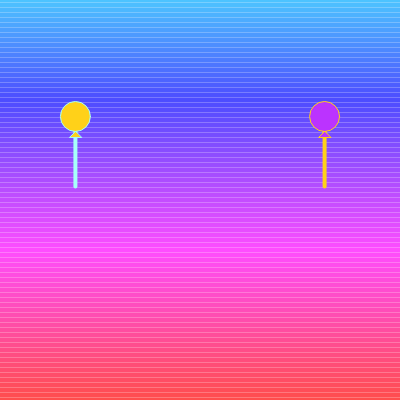
Frame 1 (no input)
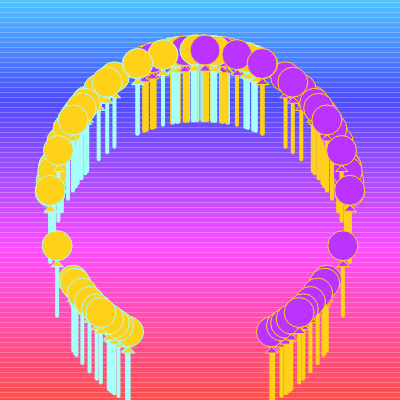
Frame 60 (no input)
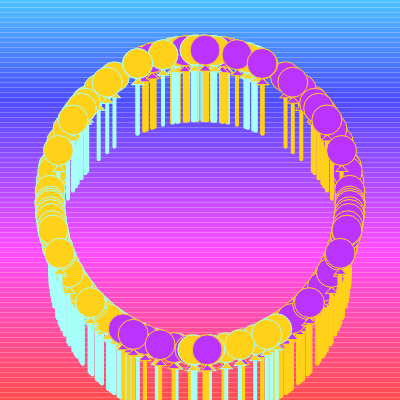
Frame 120 (the mouse pressed at the canvas centre since frame 60)

The p5.js sketch that drew these frames (run headless with seeded random() and noise() and a simulated clock; from frame 60 on, the mouse is pressed at the canvas centre):

// p5.js sketch
// ── sketch.js
////////////lollipop sketch//////////////////
let annieX2 = 0;
let annieY2 = 0;
let annieNoisePosition2 = 0;
let annieNoiseSpeed2 = 0.05; // the speed of drawing lollipops
let annieStartingPoint2 = 0;
let annieNoiseTheta2 = 0;
 let annieNoiseRadius2 = 150; // let the lollipop draws the circle in radius 150 
// let annieNoiseRadius3 = 185;
//let annieNoiseRadius2 = 0;
let annieNoisePositionAngle2 = 1000; 

function setup() {
  createCanvas(400, 400);
  angleMode(DEGREES);
  colorMode(HSB);

  //Background color//////////
  //Using for loop for my gradient background
  //It draws a line every 5 pixels from 0 to the width of the canvas
  //It also changes the hue of the stroke color from blue to red.
  for (let x = 0; x <= width; x += 5) {
    let hue = map(x, 0, width, 200, 360);
    stroke(hue, 70, 100);
    strokeWeight(5);
    line(0, x, width, x);
  }
}

function draw() {
  
  
  translate(width / 2, height / 2);
  //get a random theta number between 0-1 and map it to the degree between 0-360
  annieNoiseTheta2 = map(noise(annieNoisePositionAngle2), 0, 1, 0, 360);

  //annieNoiseRadius2 = map(noise(annieNoisePosition2), 0, 1, 0, width / 2); //I don't want to use noise

  //decide the XY position of the orange lollipop
  let annieX2 = cos(annieNoiseTheta2) * annieNoiseRadius2;
  let annieY2 = sin(annieNoiseTheta2) * annieNoiseRadius2;

  //draw the orange lollipop
  strokeWeight(4);
  stroke(175, 35, 100);
  line(annieX2, annieY2, annieX2, annieY2 + 70); //
  strokeWeight(1);
  fill(48, 90, 100);
  circle(annieX2, annieY2, 30);
  triangle(annieX2, annieY2 + 15, annieX2 - 6, annieY2 + 21, annieX2 + 6, annieY2 + 21);

  //decide the XY position of the purple lollipop
  let annieX3 = -cos(annieNoiseTheta2) * annieNoiseRadius2;
  let annieY3 = sin(annieNoiseTheta2) * annieNoiseRadius2;

  //draw the purple lollipop
  strokeWeight(4);
  stroke(48, 90, 100);
  line(annieX3, annieY3, annieX3, annieY3 + 70);
  strokeWeight(1);
  fill(280, 80, 100);
  circle(annieX3, annieY3, 30);
  triangle(annieX3, annieY3 + 15, annieX3 - 6, annieY3 + 21, annieX3 + 6, annieY3 + 21);

  
  //let the lollipops move by adding the noise speed each frame
  annieNoisePosition2 = annieNoisePosition2 + annieNoiseSpeed2;
  annieNoisePositionAngle2 += annieNoiseSpeed2;

}
